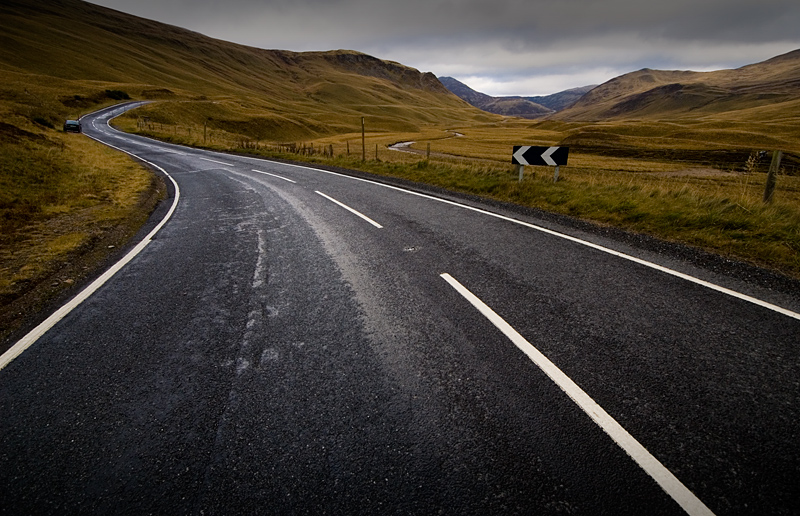
%> input picture road01.jpg, 800 x 516 px
$ octave --eval "result = canny(rgb2gray(imread('road01.jpg')));"   (GNU Octave 9; MATLAB toolbox functions it lacks are replaced by stand-ins)
%> lines starting %> are read from the running program, lines starting %| are printed output that depends on the picture
% edgeImage = sobel(originalImage)
% Sobel edge detection. Given a normalized image (with double values)
% return an image where the edges are detected w.r.t. threshold value.
function edgeImage = canny(originalImage) %#codegen
Gx = [-0.8 1];
Gy = Gx';

Ix = conv2(originalImage,Gx,'same');
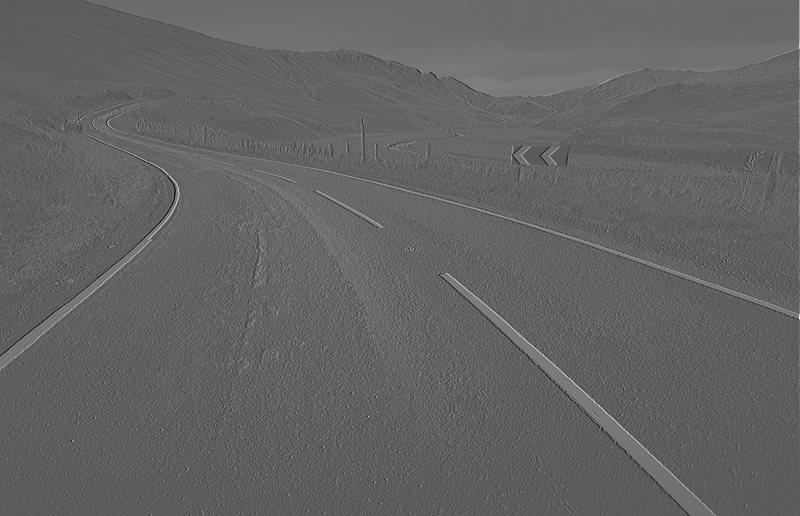
%> Ix: size 516x800 double; min -122.4, max 223, mean 12.2; drawn with min black and max white

edgeImage = edge(Ix,'canny');
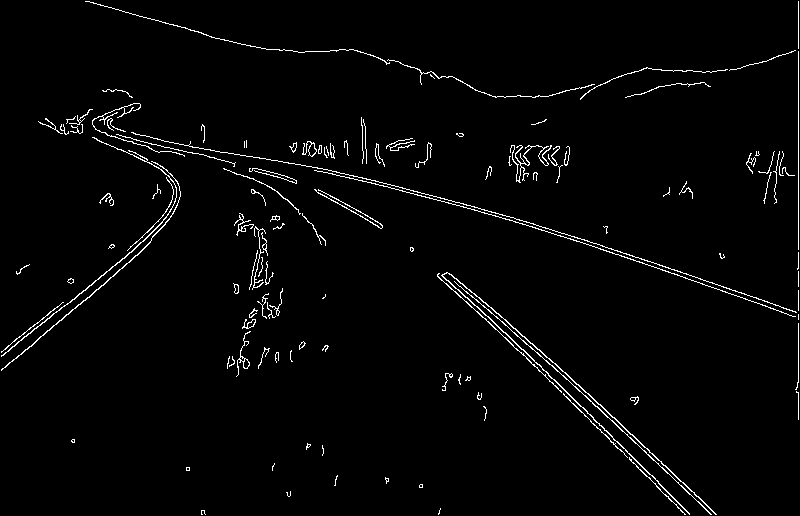
%> edgeImage: size 516x800 logical; 2.2% white in thin lines or dots

$ run again, on road02.jpg
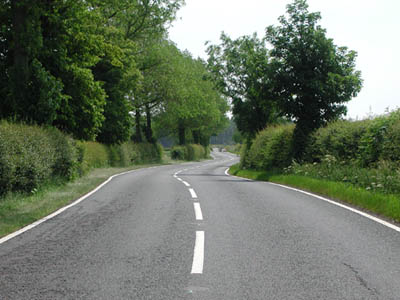
%> input picture road02.jpg, 400 x 300 px
%> in canny, `Ix = conv2(originalImage,Gx,'same');`:
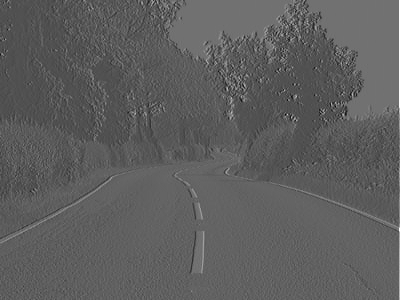
%> Ix: size 300x400 double; min -112, max 253, mean 22.9; drawn with min black and max white
%> in canny, `edgeImage = edge(Ix,'canny');`:
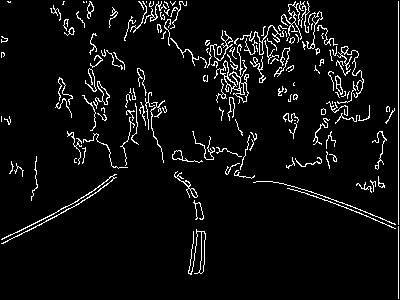
%> edgeImage: size 300x400 logical; 5.6% white in thin lines or dots

$ run again, on road03.jpg
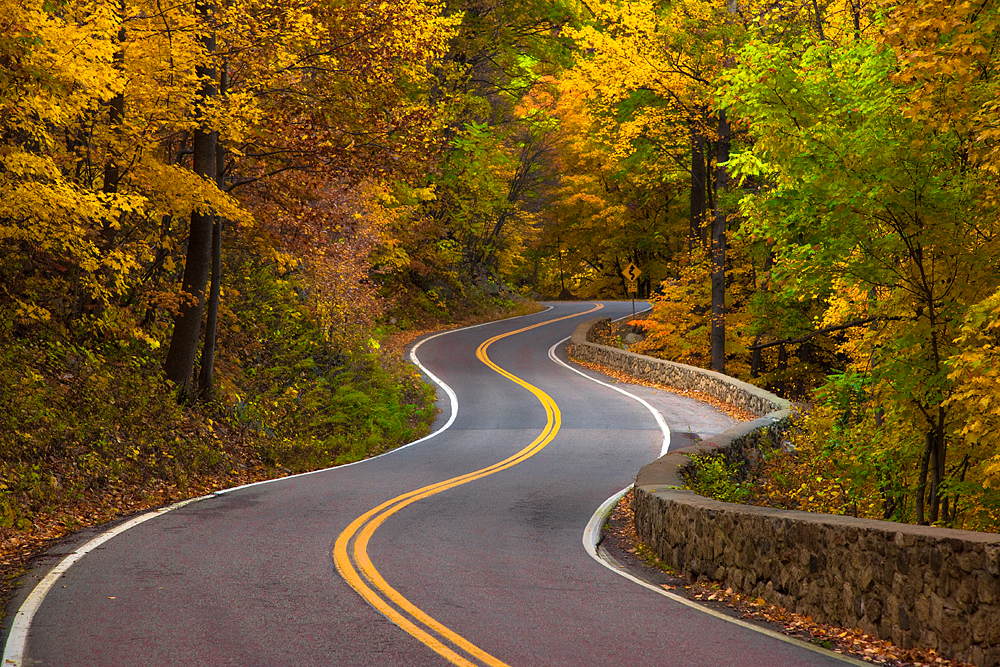
%> input picture road03.jpg, 1000 x 667 px
%> in canny, `Ix = conv2(originalImage,Gx,'same');`:
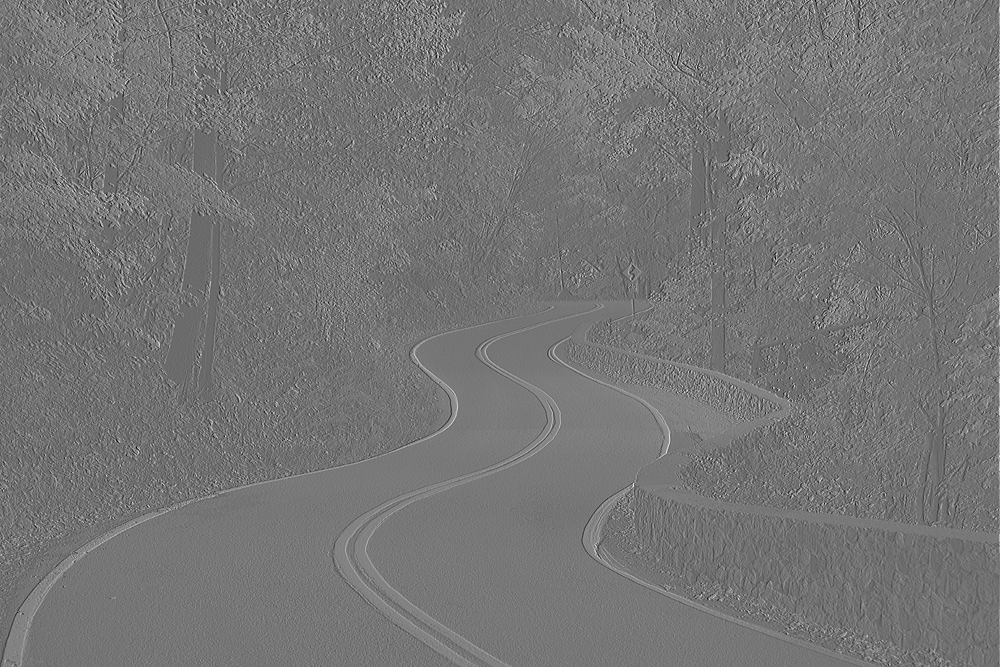
%> Ix: size 667x1000 double; min -151.8, max 216, mean 17.6; drawn with min black and max white
%> in canny, `edgeImage = edge(Ix,'canny');`:
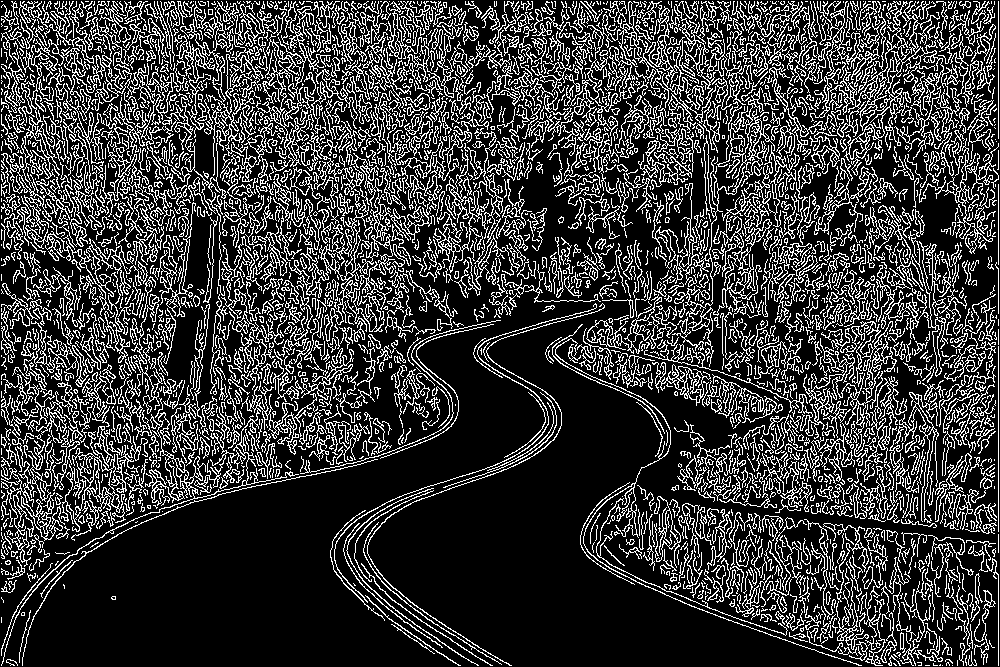
%> edgeImage: size 667x1000 logical; 22.5% white in thin lines or dots
